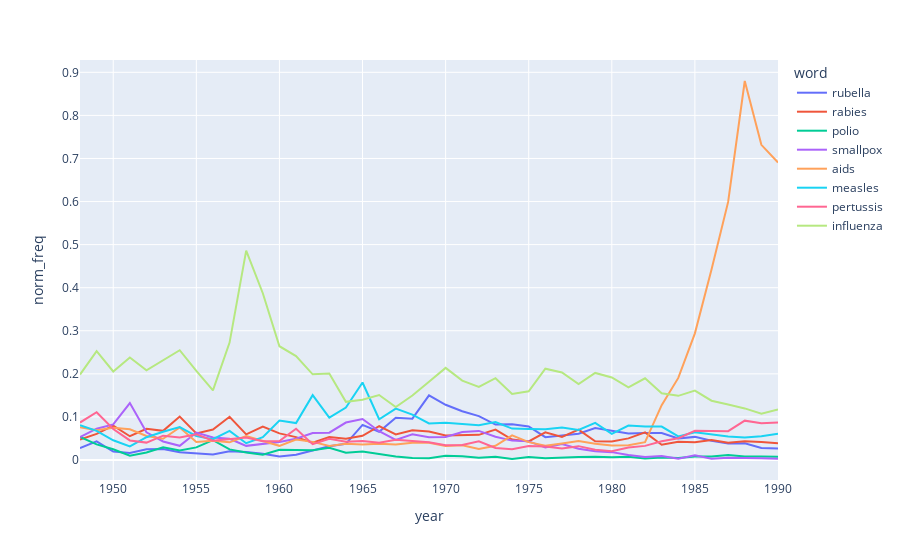

The notebook cell saved with this chart:
### Code cell
#graf rôznych chorôb v priebehu rokov
word_trend(data_freqs.query("`year` > 1947"),['rubella', 'measles', 'influenza', 'pertussis', 'smallpox', 'chollera', 'rabies', 'polio', 'aids'])# influenza 1957-1958 -> Asian flu
